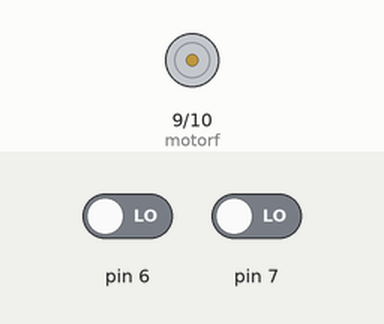
Recording of a sketch running on a simulated Arduino Uno, built with avr-gcc and run on an emulated ATmega328P. Shown: motor-driver pin pairs drawn as motors (green arrow = first pin HIGH = forward, orange = second pin HIGH = backward, longer = more drive, scaled by the enable pin). The test bench sets the inputs (shaded band); at power-on: pin 6 LOW, pin 7 LOW.

Above: at 1.2 s.
1.3 s: pin 6 driven HIGH and pin 7 driven HIGH
At 1.6 s:
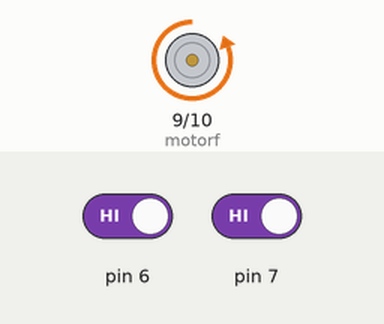
2.8 s: pin 6 driven LOW
At 3.9 s:
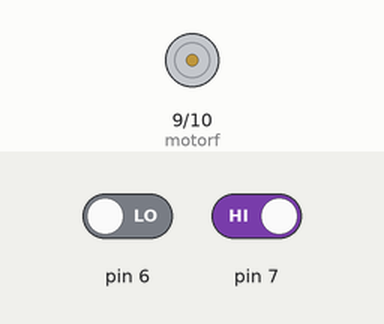
4.3 s: pin 6 driven HIGH
At 5.1 s:
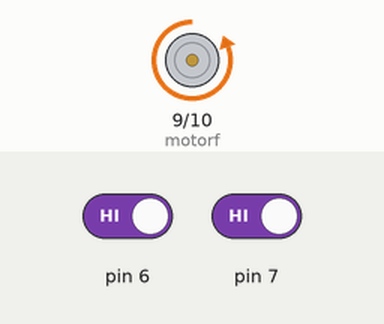
Timing chart, 0 to 7.3 s (numbered marks = the images above; inputs shaded):
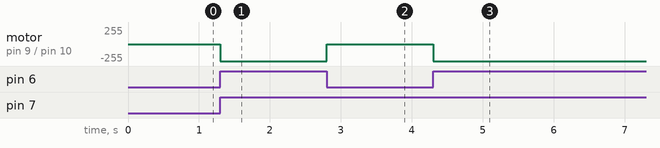

The sketch:

sketch_may20b.ino
```cpp
int motorf= 9;
int motorb =10;
int ENA= 8;

//HIGH white
//LOW black

void setup()
{
  pinMode (6, INPUT);
  pinMode (7, INPUT);
  pinMode(motorf , OUTPUT );
  pinMode (motorb , OUTPUT);
  pinMode (ENA , OUTPUT);
}

  void loop()
  {
    int lsensorPin = digitalRead(6);
    int rsensorPin = digitalRead (7);

    if ((lsensorPin == HIGH) && (rsensorPin== HIGH))
    {
      digitalWrite ( ENA , HIGH);
      digitalWrite (motorf, LOW);
      digitalWrite (motorb, HIGH);
    }
    else
    {
      digitalWrite (ENA, LOW);
      digitalWrite (motorf, LOW);
      digitalWrite (motorb, LOW);
    }
  }
```

Measured:
- after the input at 1.3 s, motor on pin 9 (motorf) / pin 10 (motorb): stopped → backward 255/255 at once
- after the input at 2.8 s, motor on pin 9 (motorf) / pin 10 (motorb): backward 255/255 → stopped at once
- after the input at 4.3 s, motor on pin 9 (motorf) / pin 10 (motorb): stopped → backward 255/255 at once
